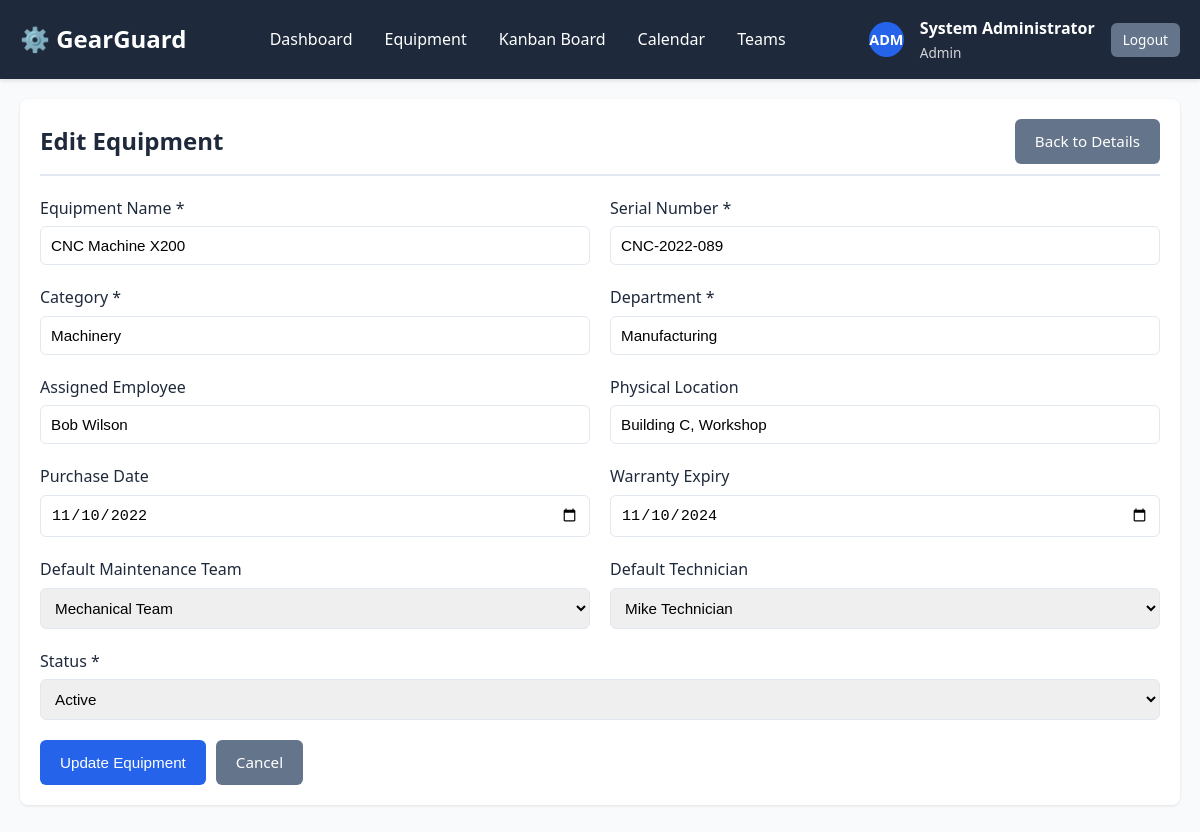
The page /views/equipment/edit.php?id=3 (signed in) on the database its author committed.
### tables this page shows
CREATE TABLE equipment (
    id INT AUTO_INCREMENT PRIMARY KEY,
    name VARCHAR(100) NOT NULL,
    serial_number VARCHAR(100) UNIQUE NOT NULL,
    category VARCHAR(50) NOT NULL,
    department VARCHAR(50) NOT NULL,
    assigned_employee VARCHAR(100),
    purchase_date DATE,
    warranty_expiry DATE,
    physical_location VARCHAR(200),
    default_maintenance_team_id INT,
    default_technician_id INT,
    status ENUM('Active', 'Scrapped') NOT NULL DEFAULT 'Active',
    created_at TIMESTAMP DEFAULT CURRENT_TIMESTAMP,
    updated_at TIMESTAMP DEFAULT CURRENT_TIMESTAMP ON UPDATE CURRENT_TIMESTAMP,
    FOREIGN KEY (default_maintenance_team_id) REFERENCES maintenance_teams(id) ON DELETE SET NULL,
    FOREIGN KEY (default_technician_id) REFERENCES users(id) ON DELETE SET NULL,
    INDEX idx_serial (serial_number),
    INDEX idx_status (status),
    INDEX idx_category (category),
    INDEX idx_department (department)
);

CREATE TABLE maintenance_teams (
    id INT AUTO_INCREMENT PRIMARY KEY,
    name VARCHAR(100) NOT NULL,
    description TEXT,
    created_at TIMESTAMP DEFAULT CURRENT_TIMESTAMP,
    updated_at TIMESTAMP DEFAULT CURRENT_TIMESTAMP ON UPDATE CURRENT_TIMESTAMP,
    INDEX idx_name (name)
);

CREATE TABLE users (
    id INT AUTO_INCREMENT PRIMARY KEY,
    username VARCHAR(50) UNIQUE NOT NULL,
    email VARCHAR(100) UNIQUE NOT NULL,
    password VARCHAR(255) NOT NULL,
    full_name VARCHAR(100) NOT NULL,
    role ENUM('admin', 'manager', 'technician', 'normal_user') NOT NULL DEFAULT 'normal_user',
    avatar_initials VARCHAR(3),
    created_at TIMESTAMP DEFAULT CURRENT_TIMESTAMP,
    updated_at TIMESTAMP DEFAULT CURRENT_TIMESTAMP ON UPDATE CURRENT_TIMESTAMP,
    INDEX idx_role (role),
    INDEX idx_username (username)
);

### config/database.php (called while the page is built, shortened)
<?php
class Database {
    private static $instance = null;
    private $connection;
    private $host = "localhost";
    private $db_name = "gearguard";
    private $username = "root";
    private $password = "";
    private function __construct() {
        try {
            $this->connection = new PDO(
                "mysql:host=" . $this->host . ";dbname=" . $this->db_name,
                $this->username,
                $this->password
            );
            $this->connection->setAttribute(PDO::ATTR_ERRMODE, PDO::ERRMODE_EXCEPTION);
            $this->connection->setAttribute(PDO::ATTR_DEFAULT_FETCH_MODE, PDO::FETCH_ASSOC);
        } catch(PDOException $e) {
            die("Connection Error: " . $e->getMessage());
        }
    }
    public static function getInstance() {
        if (self::$instance === null) {
            self::$instance = new self();
        }
        return self::$instance;
    }
    public function getConnection() {
        return $this->connection;
    }
}

### models/Equipment.php (called while the page is built, shortened)
<?php
require_once __DIR__ . '/../config/database.php';
class Equipment {
    private $conn;
    public function __construct() {
        $this->db = Database::getInstance();
        $this->conn = $this->db->getConnection();
    }
    public function getById($id) {
        $sql = "SELECT e.*,
                mt.name as team_name,
                u.full_name as technician_name
                FROM equipment e
                LEFT JOIN maintenance_teams mt ON e.default_maintenance_team_id = mt.id
                LEFT JOIN users u ON e.default_technician_id = u.id
                WHERE e.id = :id";
        try {
            $stmt = $this->conn->prepare($sql);
            $stmt->bindParam(':id', $id);
            $stmt->execute();
            return $stmt->fetch();
        } catch(PDOException $e) {
            return null;
        }
    }
}

### models/MaintenanceTeam.php (called while the page is built, shortened)
<?php
require_once __DIR__ . '/../config/database.php';
class MaintenanceTeam {
    private $conn;
    public function __construct() {
        $this->db = Database::getInstance();
        $this->conn = $this->db->getConnection();
    }
    public function getAll() {
        $sql = "SELECT mt.*, COUNT(tm.id) as member_count
                FROM maintenance_teams mt
                LEFT JOIN team_members tm ON mt.id = tm.team_id
                GROUP BY mt.id
                ORDER BY mt.name ASC";
        try {
            $stmt = $this->conn->prepare($sql);
            $stmt->execute();
            return $stmt->fetchAll();
        } catch(PDOException $e) {
            return [];
        }
    }
}

### models/User.php (called while the page is built, shortened)
<?php
require_once __DIR__ . '/../config/database.php';
class User {
    private $conn;
    public function __construct() {
        $this->db = Database::getInstance();
        $this->conn = $this->db->getConnection();
    }
    public function getByRole($role) {
        $sql = "SELECT id, username, email, full_name, role, avatar_initials
                FROM users WHERE role = :role ORDER BY full_name ASC";
        try {
            $stmt = $this->conn->prepare($sql);
            $stmt->bindParam(':role', $role);
            $stmt->execute();
            return $stmt->fetchAll();
        } catch(PDOException $e) {
            return [];
        }
    }
}

### views/equipment/edit.php (the view, shortened to what this page needs)
<?php
require_once __DIR__ . '/../../models/Equipment.php';
require_once __DIR__ . '/../../models/MaintenanceTeam.php';
require_once __DIR__ . '/../../models/User.php';
$equipmentModel = new Equipment();
$teamModel = new MaintenanceTeam();
$userModel = new User();
$id = $_GET['id'] ?? null;
$equipment = $equipmentModel->getById($id);
$teams = $teamModel->getAll();
$technicians = $userModel->getByRole(ROLE_TECHNICIAN);
include __DIR__ . '/../includes/header.php';
?>
<div class="container">
    <div class="card">
        <div class="card-header">
            <h2 class="card-title">Edit Equipment</h2>
            <a href="view.php?id=<?php echo $equipment['id']; ?>" class="btn btn-secondary">Back to Details</a>
        </div>
        <form method="POST" action="">
            <div class="form-row">
                <div class="form-group">
                    <label for="name">Equipment Name *</label>
                    <input type="text" id="name" name="name" class="form-control"
                           value="<?php echo htmlspecialchars($equipment['name']); ?>" required>
                </div>
                <div class="form-group">
                    <label for="serial_number">Serial Number *</label>
                    <input type="text" id="serial_number" name="serial_number" class="form-control"
                           value="<?php echo htmlspecialchars($equipment['serial_number']); ?>" required>
                </div>
            </div>
            <div class="form-row">
                <div class="form-group">
                    <label for="category">Category *</label>
                    <input type="text" id="category" name="category" class="form-control"
                           value="<?php echo htmlspecialchars($equipment['category']); ?>" required>
                </div>
                <div class="form-group">
                    <label for="department">Department *</label>
                    <input type="text" id="department" name="department" class="form-control"
                           value="<?php echo htmlspecialchars($equipment['department']); ?>" required>
                </div>
            </div>
            <div class="form-row">
                <div class="form-group">
                    <label for="assigned_employee">Assigned Employee</label>
                    <input type="text" id="assigned_employee" name="assigned_employee" class="form-control"
                           value="<?php echo htmlspecialchars($equipment['assigned_employee']); ?>">
                </div>
                <div class="form-group">
                    <label for="physical_location">Physical Location</label>
                    <input type="text" id="physical_location" name="physical_location" class="form-control"
                           value="<?php echo htmlspecialchars($equipment['physical_location']); ?>">
                </div>
            </div>
            <div class="form-row">
                <div class="form-group">
                    <label for="purchase_date">Purchase Date</label>
                    <input type="date" id="purchase_date" name="purchase_date" class="form-control"
                           value="<?php echo $equipment['purchase_date']; ?>">
                </div>
                <div class="form-group">
                    <label for="warranty_expiry">Warranty Expiry</label>
                    <input type="date" id="warranty_expiry" name="warranty_expiry" class="form-control"
                           value="<?php echo $equipment['warranty_expiry']; ?>">
                </div>
            </div>
            <div class="form-row">
                <div class="form-group">
                    <label for="default_maintenance_team_id">Default Maintenance Team</label>
                    <select id="default_maintenance_team_id" name="default_maintenance_team_id" class="form-control">
                        <?php foreach ($teams as $team): ?>
                            <option value="<?php echo $team['id']; ?>"
                                    <?php echo $equipment['default_maintenance_team_id'] == $team['id'] ? 'selected' : ''; ?>>
                                <?php echo htmlspecialchars($team['name']); ?>
                            </option>
                        <?php endforeach; ?>
                    </select>
                </div>
                <div class="form-group">
                    <label for="default_technician_id">Default Technician</label>
                    <select id="default_technician_id" name="default_technician_id" class="form-control">
                        <?php foreach ($technicians as $tech): ?>
                            <option value="<?php echo $tech['id']; ?>"
                                    <?php echo $equipment['default_technician_id'] == $tech['id'] ? 'selected' : ''; ?>>
                                <?php echo htmlspecialchars($tech['full_name']); ?>
                            </option>
                        <?php endforeach; ?>
                    </select>
                </div>
            </div>
            <div class="form-group">
                <label for="status">Status *</label>
                <select id="status" name="status" class="form-control" required>
                    <option value="Active" <?php echo $equipment['status'] === 'Active' ? 'selected' : ''; ?>>Active</option>
                </select>
            </div>
            <div class="flex gap-10">
                <button type="submit" class="btn btn-primary">Update Equipment</button>
                <a href="view.php?id=<?php echo $equipment['id']; ?>" class="btn btn-secondary">Cancel</a>
            </div>
        </form>
    </div>
</div>
<?php include __DIR__ . '/../includes/footer.php'; ?>

### assets/css/style.css (style rules this page uses)
:root { --primary-color: #2563eb; --secondary-color: #64748b; --success-color: #10b981; --warning-color: #f59e0b; --danger-color: #ef4444; --dark-color: #1e293b; --light-color: #f8fafc; --border-color: #e2e8f0; }
* { margin: 0; padding: 0; box-sizing: border-box; }
body { font-family: 'Segoe UI', Tahoma, Geneva, Verdana, sans-serif; background-color: var(--light-color); color: var(--dark-color); line-height: 1.6; }
.container { max-width: 1200px; margin: 0 auto; padding: 20px; }
.card { background: white; border-radius: 8px; box-shadow: 0 1px 3px rgba(0,0,0,0.1); padding: 20px; margin-bottom: 20px; }
.card-header { display: flex; justify-content: space-between; align-items: center; margin-bottom: 20px; padding-bottom: 10px; border-bottom: 2px solid var(--border-color); }
.card-title { font-size: 1.5rem; font-weight: 600; }
.btn { display: inline-block; padding: 10px 20px; border: none; border-radius: 6px; cursor: pointer; font-size: 0.95rem; text-decoration: none; transition: all 0.3s; font-weight: 500; }
.btn-primary { background: var(--primary-color); color: white; }
.btn-secondary { background: var(--secondary-color); color: white; }
.form-group { margin-bottom: 20px; }
.form-group label { display: block; margin-bottom: 5px; font-weight: 500; color: var(--dark-color); }
.form-control { width: 100%; padding: 10px; border: 1px solid var(--border-color); border-radius: 6px; font-size: 0.95rem; }
select.form-control { cursor: pointer; }
.form-row { display: grid; grid-template-columns: repeat(auto-fit, minmax(250px, 1fr)); gap: 20px; }
.flex { display: flex; }
.gap-10 { gap: 10px; }

### rows shown on the page
equipment: name "CNC Machine X200", serial_number "CNC-2022-089", category "Machinery", department "Manufacturing", assigned_employee "Bob Wilson", physical_location "Building C, Workshop", purchase_date "11/10/2022", warranty_expiry "11/10/2024", default_maintenance_team_id "Mechanical Team", default_technician_id "Mike Technician", status "Active"

### other values the page prints
APP_NAME "GearGuard"
$_SESSION['avatar_initials'] "ADM"
$_SESSION['full_name'] "System Administrator"
str_replace('_', ' ', $_SESSION['role']) "Admin"
